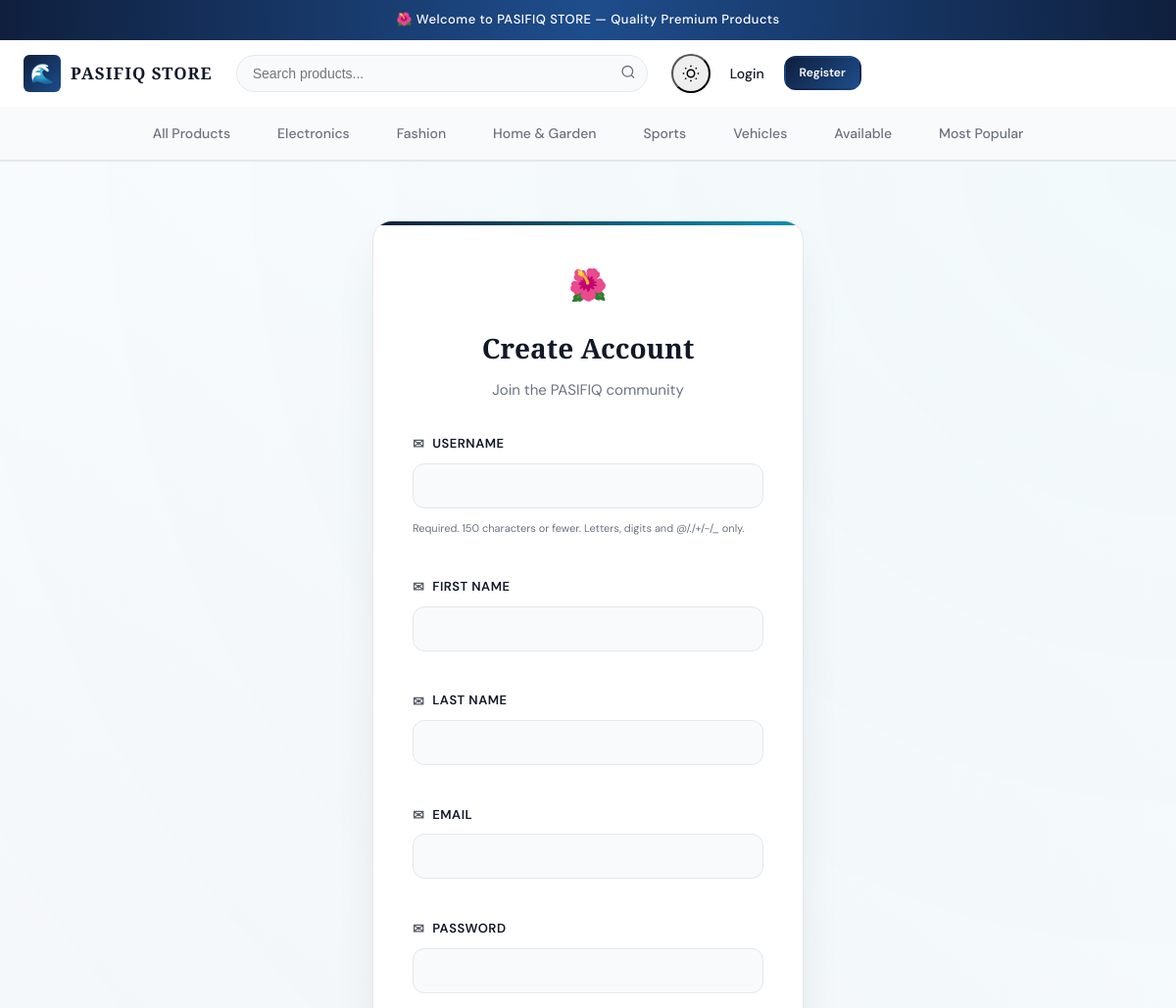
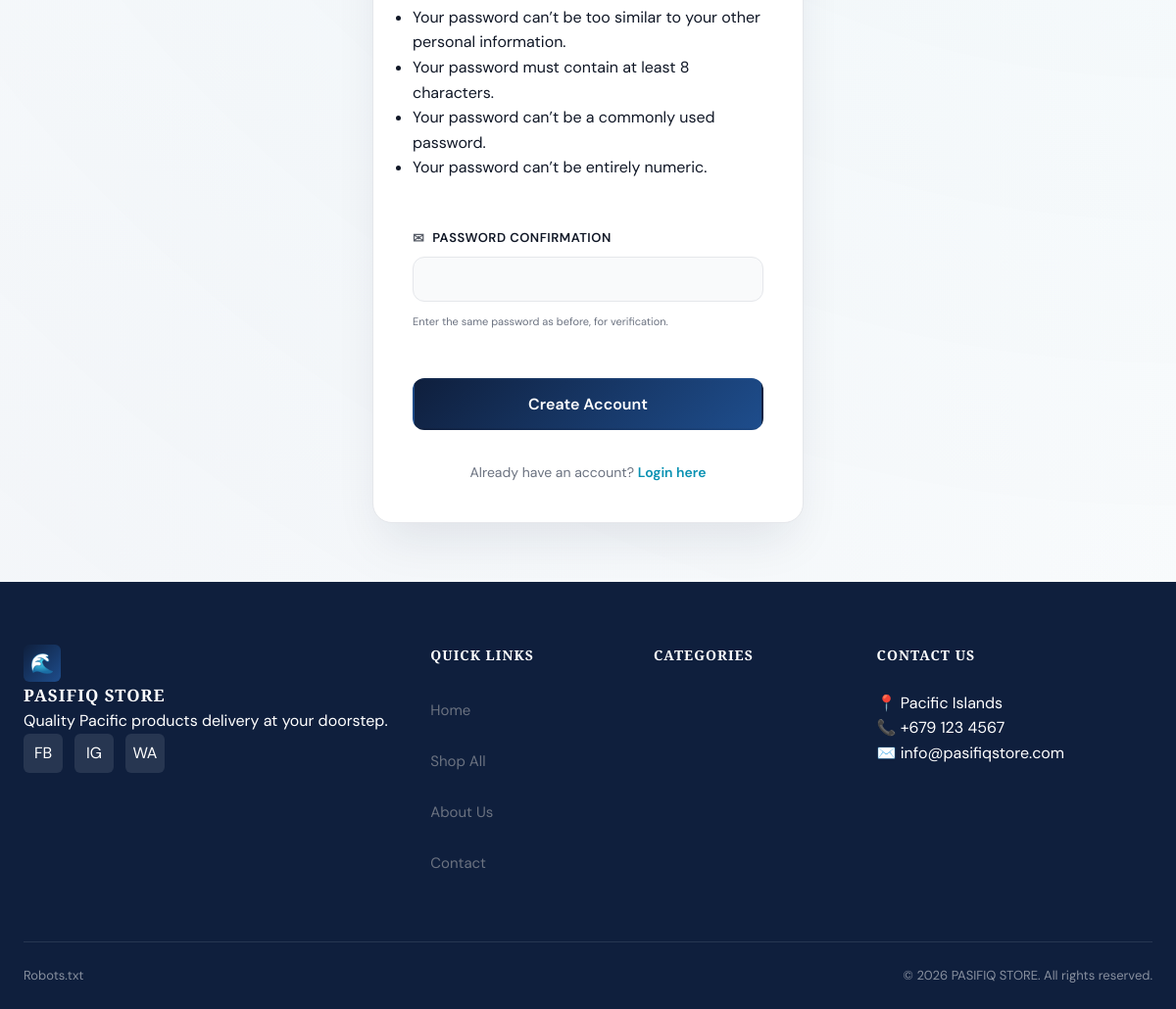
The page /users/register/ on the database its author committed (2 pictures, top to bottom).
### core/models.py (models this page shows, shortened)
class SiteSettings(models.Model):
    store_name = models.CharField(max_length=100, default='PASIFIQ STORE')
    tagline = models.CharField(max_length=200, blank=True)
    phone = models.CharField(max_length=20, blank=True)
    whatsapp = models.CharField(max_length=20, blank=True)
    email = models.EmailField(blank=True)
    address = models.TextField(blank=True)
    facebook = models.URLField(blank=True)
    instagram = models.URLField(blank=True)
    twitter = models.URLField(blank=True)
    logo = models.ImageField(upload_to='site/', blank=True, null=True)
    hero_image = models.ImageField(upload_to='site/', blank=True, null=True)
    about_text = models.TextField(blank=True)
    updated_at = models.DateTimeField(auto_now=True)
    class Meta:
        db_table = 'site_settings'
        verbose_name = 'Site Settings'
        verbose_name_plural = 'Site Settings'

### categories/models.py (models this page shows, shortened)
class Category(models.Model):
    name = models.CharField(max_length=100)
    slug = models.SlugField(unique=True)
    description = models.TextField(blank=True)
    image = models.ImageField(upload_to='categories/', blank=True, null=True)
    parent = models.ForeignKey('self', null=True, blank=True, related_name='children', on_delete=models.SET_NULL)
    is_active = models.BooleanField(default=True)
    sort_order = models.IntegerField(default=0)
    created_at = models.DateTimeField(auto_now_add=True)
    class Meta:
        db_table = 'categories'
        verbose_name_plural = 'categories'
        ordering = ['sort_order', 'name']
        indexes = [models.Index(fields=['slug']), models.Index(fields=['parent'])]
    def get_absolute_url(self):
        from django.urls import reverse
        return reverse('categories:detail', kwargs={'slug': self.slug})

### users/views.py (the view)
def register(request):
    if request.user.is_authenticated:
        return redirect('core:home')
    if request.method == 'POST':
        form = RegisterForm(request.POST)
        if form.is_valid():
            user = form.save()
            from django.contrib.auth import login
            login(request, user)
            messages.success(request, f'Welcome to PASIFIQ STORE, {user.username}!')
            return redirect('core:home')
    else:
        form = RegisterForm()
    return render(request, 'users/register.html', {'form': form})

### users/forms.py
class RegisterForm(UserCreationForm):
    email = forms.EmailField(required=True)
    first_name = forms.CharField(max_length=50, required=False)
    last_name = forms.CharField(max_length=50, required=False)
    class Meta:
        model = CustomUser
        fields = ('username', 'first_name', 'last_name', 'email', 'password1', 'password2')

### comparison/context_processors.py (called while the page is built)
def comparison_context(request):
    if request.user.is_authenticated:
        items = ComparisonItem.objects.filter(user=request.user)
    else:
        session_key = request.session.session_key
        items = ComparisonItem.objects.filter(session_key=session_key) if session_key else ComparisonItem.objects.none()
    return {
        'comparison_count': items.count(),
        'comparison_product_ids': list(items.values_list('product_id', flat=True)),
    }

### core/context_processors.py (called while the page is built)
def global_context(request):
    try:
        site_settings = SiteSettings.objects.first()
    except:
        site_settings = None
    return {
        'store_name': getattr(site_settings, 'store_name', settings.STORE_NAME),
        'store_phone': getattr(site_settings, 'phone', settings.STORE_PHONE),
        'store_whatsapp': getattr(site_settings, 'whatsapp', settings.STORE_WHATSAPP),
        'store_email': getattr(site_settings, 'email', settings.STORE_EMAIL),
        'store_address': getattr(site_settings, 'address', settings.STORE_ADDRESS),
        'site_settings': site_settings,
    }

### core/templatetags/core_tags.py (called while the page is built)
@register.simple_tag
def get_nav_categories():
    return Category.objects.filter(is_active=True, parent=None)[:8]

### notifications/context_processors.py (called while the page is built)
def notifications_context(request):
    if request.user.is_authenticated and (request.user.is_store_owner or request.user.is_superuser):
        unread = Notification.objects.filter(recipient=request.user, is_read=False).count()
        recent = Notification.objects.filter(recipient=request.user).order_by('-created_at')[:5]
    else:
        unread = 0
        recent = []
    return {'unread_notifications': unread, 'recent_notifications': recent}

### wishlist/context_processors.py (called while the page is built)
def wishlist_context(request):
    if request.user.is_authenticated:
        count = WishlistItem.objects.filter(user=request.user).count()
        ids = list(WishlistItem.objects.filter(user=request.user).values_list('product_id', flat=True))
    else:
        count = 0
        ids = []
    return {'wishlist_count': count, 'wishlist_product_ids': ids}

### templates/users/register.html (shortened to what this page needs)
{% extends 'base.html' %}
{% block content %}
<div class="auth-page">
    <div class="auth-card">
        <div class="auth-header">
            <span class="auth-icon">🌺</span>
            <h1>Create Account</h1>
            <p>Join the PASIFIQ community</p>
        </div>
        <form method="post" class="auth-form">
            {% for field in form %}
            <div class="form-group">
                <label for="{{ field.id_for_label }}">{{ field.label }}</label>
                {{ field }}
                {% if field.help_text %}
                <p style="font-size: 11px; color: var(--text-muted); margin-top: 4px;">{{ field.help_text|safe }}</p>
                {% endif %}
            </div>
            {% endfor %}
            <button type="submit" class="btn btn-primary btn-full">Create Account</button>
        </form>
        <div class="auth-footer">
            Already have an account? <a href="{% url 'users:login' %}">Login here</a>
        </div>
    </div>
</div>
{% endblock %}

### templates/base.html (shortened to what this page needs)
<!DOCTYPE html>
<html lang="en" data-theme="light">
<head>
    {% load static %}
    <link rel="stylesheet" href="{% static 'css/main.css' %}">
</head>
<body class="{% block body_class %}{% endblock %}">
    <div class="announcement-bar">
        <div class="container">
            <span>🌺 Welcome to {{ store_name }} — Quality Premium Products</span>
        </div>
    </div>
    <header class="site-header">
        <nav class="nav-container">
            <div class="nav-logo">
                <a href="{% url 'core:home' %}" class="nav-logo">
                    <div class="logo-icon">🌊</div>
                    <div class="logo-text">{{ store_name }}</div>
                </a>
            </div>
            <form class="nav-search" action="{% url 'search_app:search' %}" method="GET">
                <input type="text" name="q" placeholder="Search products..." class="search-input"
                    value="{{ request.GET.q }}" id="searchInput" autocomplete="off">
                <button type="submit" class="search-btn">
                    <svg width="16" height="16" viewBox="0 0 24 24" fill="none" stroke="currentColor" stroke-width="2">
                        <circle cx="11" cy="11" r="8" />
                        <path d="m21 21-4.35-4.35" />
                    </svg>
                </button>
            </form>
            <div class="nav-actions">
                <button id="themeToggle" class="nav-icon-btn" title="Toggle Theme">
                </button>
                {% if request.user.is_authenticated %}
                {% if request.user.is_store_owner or request.user.is_superuser %}
                <a href="{% url 'dashboard:index' %}" class="nav-link" title="Dashboard">
                    Dashboard
                    {% if unread_notifications > 0 %}<span class="badge">{{ unread_notifications }}</span>{% endif %}
                </a>
                {% endif %}
                <a href="{% url 'comparison:view' %}" class="nav-icon-btn" title="Compare">
                    <svg width="18" height="18" viewBox="0 0 24 24" fill="none" stroke="currentColor" stroke-width="2">
                        <polyline points="22 12 18 12 15 21 9 3 6 12 2 12" />
                    </svg>
                    {% if comparison_count > 0 %}<span class="badge">{{ comparison_count }}</span>{% endif %}
                </a>
                <a href="{% url 'wishlist:list' %}" class="nav-icon-btn" title="Wishlist">
                    <svg width="18" height="18" viewBox="0 0 24 24" fill="none" stroke="currentColor" stroke-width="2">
                        <path
                            d="M20.84 4.61a5.5 5.5 0 0 0-7.78 0L12 5.67l-1.06-1.06a5.5 5.5 0 0 0-7.78 7.78l1.06 1.06L12 21.23l7.78-7.78 1.06-1.06a5.5 5.5 0 0 0 0-7.78z" />
                    </svg>
                    {% if wishlist_count > 0 %}<span class="badge">{{ wishlist_count }}</span>{% endif %}
                </a>
                <div class="nav-dropdown">
                    <a href="{% url 'users:profile' %}" class="nav-link">
                        {{ request.user.username }} <span class="nav-chevron">▼</span>
                    </a>
                    <div class="dropdown-menu dropdown-right">
                        <a href="{% url 'users:profile' %}" class="dropdown-item">Profile</a>
                        <div class="dropdown-divider"></div>
                        <form method="post" action="{% url 'users:logout' %}" id="logoutForm">
                            {% csrf_token %}
                            <button type="submit" class="dropdown-item text-accent">Logout</button>
                        </form>
                    </div>
                </div>
                {% else %}
                <a href="{% url 'users:login' %}" class="nav-link">Login</a>
                <a href="{% url 'users:register' %}" class="btn btn-primary btn-sm">Register</a>
                {% endif %}
            </div>
        </nav>
        {% if request.resolver_match.url_name != 'home' or request.resolver_match.namespace != 'core' %}
        <div class="category-nav">
            <div class="container">
                <a href="{% url 'products:list' %}"
                    class="category-nav-link {% if request.resolver_match.url_name == 'list' and not request.GET.category and not request.GET.status %}active{% endif %}">All
                    Products</a>
                {% load core_tags %}
                {% get_nav_categories as nav_cats %}
                {% for cat in nav_cats %}
                <a href="{{ cat.get_absolute_url }}"
                    class="category-nav-link {% if selected_category == cat.slug or category.slug == cat.slug %}active{% endif %}">
                    {{ cat.name }}
                </a>
                {% endfor %}
                <a href="{% url 'products:list' %}?status=available"
                    class="category-nav-link {% if request.GET.status == 'available' %}active{% endif %}">Available</a>
                <a href="{% url 'products:list' %}?sort=view_count"
                    class="category-nav-link {% if request.GET.sort == 'view_count' %}active{% endif %}">Most
                    Popular</a>
            </div>
        </div>
        {% endif %}
    </header>
    <main class="main-content">
        {% block content %}{% endblock %}
    </main>
    <footer class="site-footer">
        <div class="footer-container">
            <div class="footer-grid">
                <div class="footer-col">
                    <a href="{% url 'core:home' %}" class="footer-logo">
                        <div class="logo-icon">🌊</div>
                        <div class="logo-text">{{ store_name }}</div>
                    </a>
                    <p class="footer-desc">{{ store_tagline|default:'Quality Pacific products delivery at your doorstep.' }}</p>
                    <div class="footer-social">
                        <a href="#" class="social-btn">FB</a>
                        <a href="#" class="social-btn">IG</a>
                        <a href="#" class="social-btn">WA</a>
                    </div>
                </div>
                <div class="footer-col collapsible-col">
                    <h4 class="footer-heading">Quick Links <span class="footer-toggle">+</span></h4>
                    <ul class="footer-list">
                        <li><a href="{% url 'core:home' %}">Home</a></li>
                        <li><a href="{% url 'products:list' %}">Shop All</a></li>
                        <li><a href="#">About Us</a></li>
                        <li><a href="#">Contact</a></li>
                    </ul>
                </div>
                <div class="footer-col collapsible-col">
                    <h4 class="footer-heading">Categories <span class="footer-toggle">+</span></h4>
                </div>
                <div class="footer-col collapsible-col">
                    <h4 class="footer-heading">Contact Us <span class="footer-toggle">+</span></h4>
                    <div class="footer-contact footer-list">
                        <div class="contact-item">📍 {{ store_address }}</div>
                        <div class="contact-item">📞 {{ store_phone }}</div>
                        <div class="contact-item">✉️ {{ store_email }}</div>
                    </div>
                </div>
            </div>
            <div class="footer-bottom">
                <a href="{% url 'core:robots_txt' %}">Robots.txt</a>
                <p>&copy; {% now "Y" %} {{ store_name }}. All rights reserved.</p>
            </div>
        </div>
    </footer>
</body>
</html>

### rows shown on the page
SiteSettings: store_name "PASIFIQ STORE", address "Pacific Islands", phone "+679 123 4567", email "info@pasifiqstore.com"
Category: name "Electronics"
Category: name "Fashion"
Category: name "Home & Garden"
Category: name "Sports"
Category: name "Vehicles"

### other values the page prints
{{ field.label }} "USERNAME" "FIRST NAME" "LAST NAME" "EMAIL" "PASSWORD" "PASSWORD CONFIRMATION"
{{ field.help_text|safe }} "Required. 150 characters or fewer. Letters, digits and @/./+/-/_ only." "Enter the same password as before, for verification."
